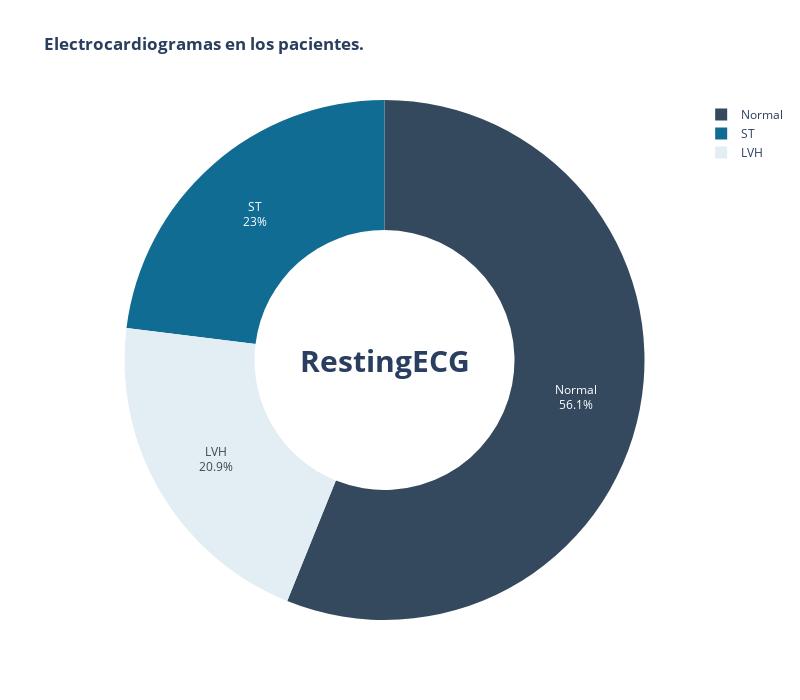

Source (notebook cell):
### Code cell
fig = px.pie( df, values = 'HeartDisease' , names = 'RestingECG' ,  title = '<b> Electrocardiogramas en los pacientes. <b>' 
             , color_discrete_sequence=['#34495E','#106C93','#E2EEF3'],
              height=700,width=800,hole=.5,hover_data='HeartDisease')
fig.update_traces(textposition = "inside" , textinfo = "percent+label")
fig.update_layout( annotations=[dict(text='<b>RestingECG</b>',
                                x=0.5, y=0.5, font_size=30,
                                showarrow=False)])
fig.show()

### Figure 1 — Plotly figure (JSON) as saved in the notebook; plotly's stock layout.template omitted (floating-point values rounded to 4 significant figures; data arrays with more than 128 entries replaced by an {"elided": "..."} marker saying what was removed)
{"data": [{"customdata": {"elided": "918x1 int values"}, "domain": {"x": [0, 1], "y": [0, 1]}, "hole": 0.5, "hovertemplate": "RestingECG=%{label}<br>HeartDisease=%{customdata[0]}<extra></extra>", "labels": {"elided": "918 str values"}, "legendgroup": "", "name": "", "showlegend": true, "textinfo": "percent+label", "textposition": "inside", "type": "pie", "values": {"elided": "918 int values"}}], "layout": {"annotations": [{"font": {"size": 30}, "showarrow": false, "text": "<b>RestingECG</b>", "x": 0.5, "y": 0.5}], "height": 700, "legend": {"tracegroupgap": 0}, "piecolorway": ["#34495E", "#106C93", "#E2EEF3"], "title": {"text": "<b> Electrocardiogramas en los pacientes. <b>"}, "width": 800}}
